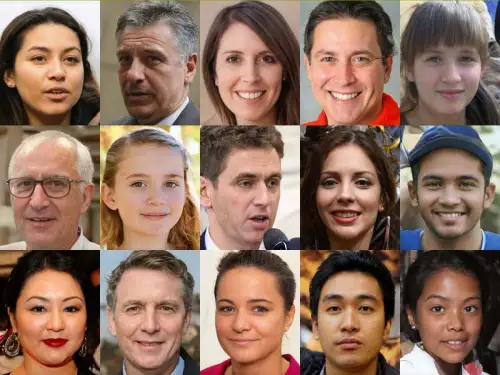
#> input picture insan.webp, 500 x 375 px
$ python 'sayım.py'
#> lines starting #> are read from the running program, lines starting #| are printed output that depends on the picture; after the words box and inside, x2 and y2 are one past the last pixel; in counts of white or black regions, pixels touching at a corner belong together
import numpy as np
import cv2
face_cascade = cv2.CascadeClassifier('haarcascade_frontalface_default.xml')
image = cv2.imread('insan.webp')
#> image is the input picture: shape (375, 500, 3); mean B, G, R 95, 111.1, 141.1
grayImage = cv2.cvtColor(image, cv2.COLOR_BGR2GRAY)
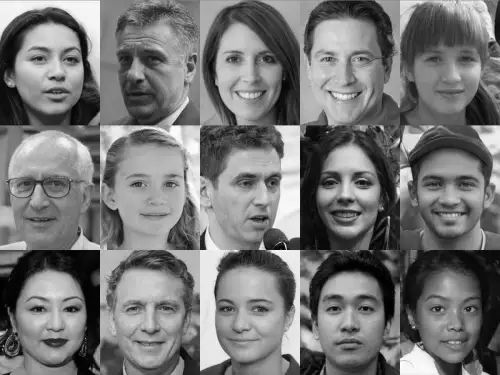
#> grayImage: shape (375, 500); min 0, max 255, mean 118.2
faces = face_cascade.detectMultiScale(grayImage)
#> faces = 15 rows, first 6: [416, 280, 75, 75], [203, 276, 82, 82], [12, 25, 84, 84], [207, 28, 83, 83], [297, 22, 93, 93], [408, 30, 83, 83]
print(type(faces))
#| <class 'numpy.ndarray'>
if len(faces) == 0:
    print("No faces found")
else:
    print(faces)
#> (printed output is left out)
    print(faces.shape)
#| (15, 4)
    print("Number of faces detected: " + str(faces.shape[0]))
#| Number of faces detected: 15
    for (x, y, w, h) in faces:
        cv2.rectangle(image, (x, y), (x + w, y + h), (0, 255, 0), 1)
#> this loop made 15 passes
#> (x, y, w, h) on passes 1 to 12: (416, 280, 75, 75), (203, 276, 82, 82), (12, 25, 84, 84), (207, 28, 83, 83), (297, 22, 93, 93), (408, 30, 83, 83), (209, 148, 89, 89), (304, 147, 86, 86), (105, 272, 91, 91), (307, 272, 87, 87), (408, 152, 83, 83), (108, 149, 90, 90)
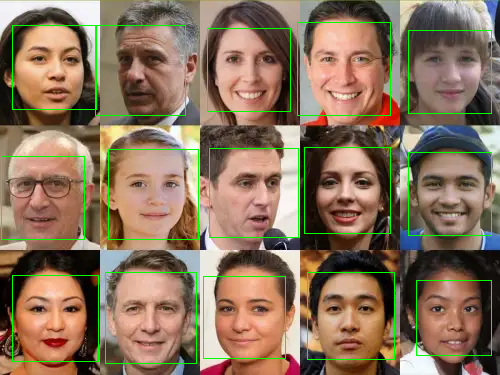
#> image: shape (375, 500, 3); 2.74% of pixels changed, all inside (x1, y1, x2, y2) = (1, 22, 492, 364)
    cv2.rectangle(image, ((0, image.shape[0] - 25)), (270, image.shape[0]), (255, 255, 255), -1)
    cv2.putText(image, "Number of faces detected: " + str(faces.shape[0]), (0, image.shape[0] - 10),
                cv2.FONT_HERSHEY_TRIPLEX, 0.5, (0, 0, 0), 1)
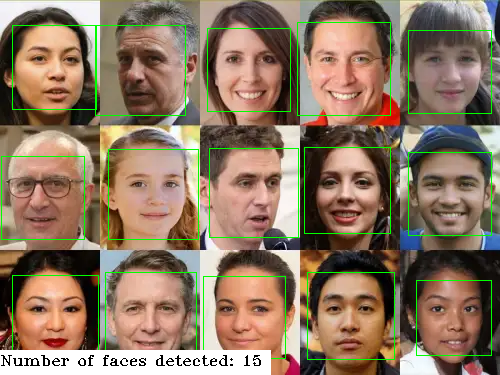
#> image: shape (375, 500, 3); mean B, G, R 98, 119.6, 140.8
    cv2.imshow('Image with faces', image)
    cv2.waitKey(0)
    cv2.destroyAllWindows()

$ run again, with people.jpg saved as insan.webp
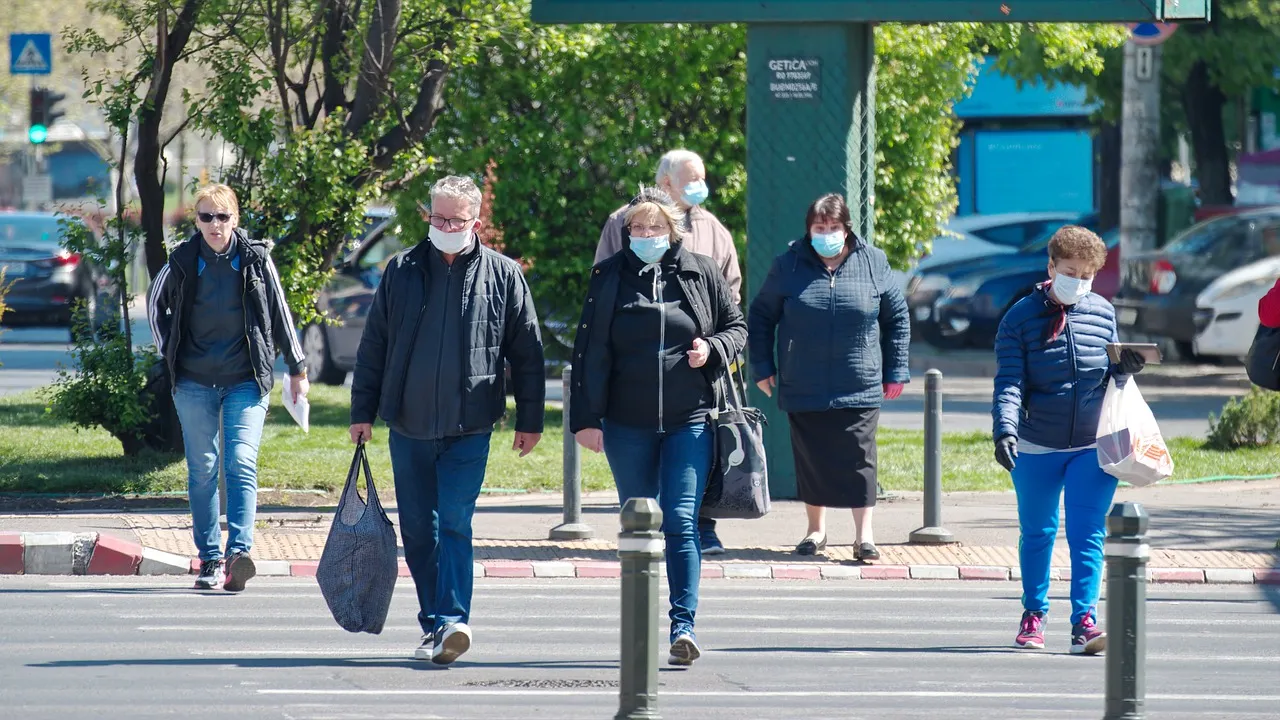
#> input picture people.jpg, 1280 x 720 px
#> image is the input picture: shape (720, 1280, 3); mean B, G, R 121.3, 122.3, 105.6
#> `grayImage = cv2.cvtColor(image, cv2.COLOR_BGR2GRAY)`:
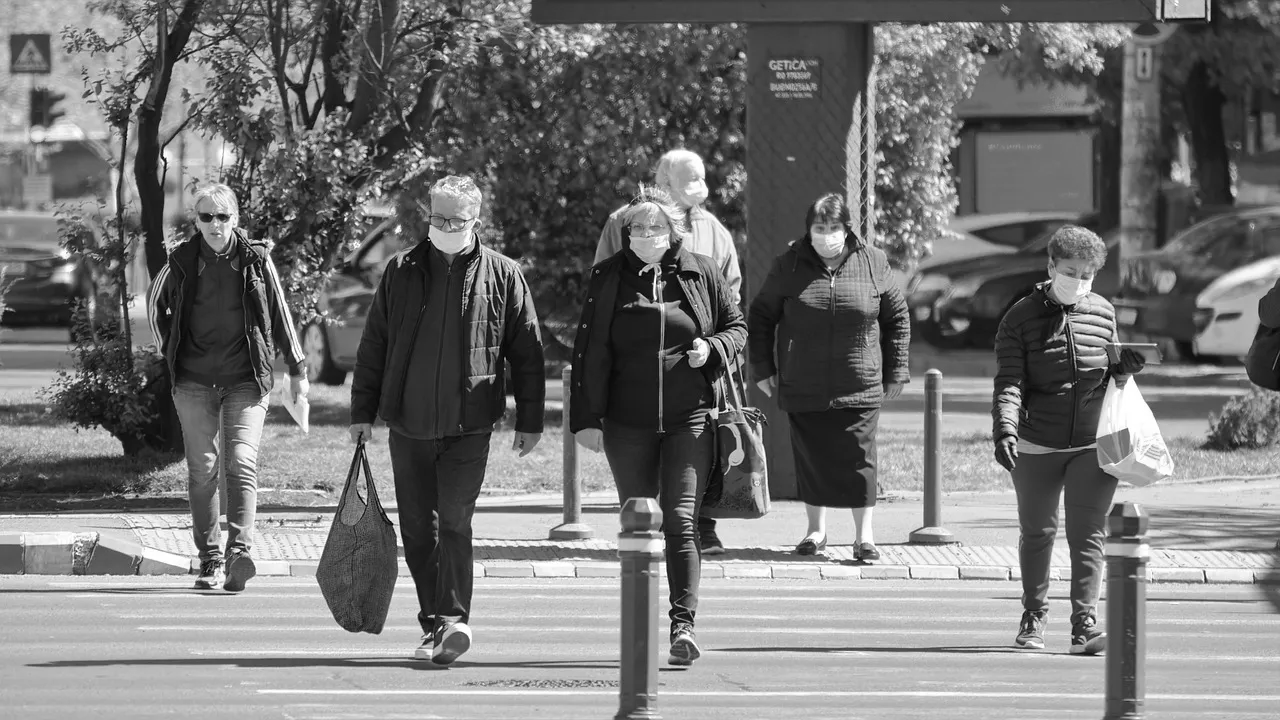
#> grayImage: shape (720, 1280); min 0, max 255, mean 117.2
#> faces = [[870, 64, 26, 26], [624, 211, 48, 48], [189, 198, 53, 53], [208, 353, 184, 184]]
#| <class 'numpy.ndarray'>
#| [[870  64  26  26]
#|  [624 211  48  48]
#|  [189 198  53  53]
#|  [208 353 184 184]]
#| (4, 4)
#| Number of faces detected: 4
#> the loop `for (x, y, w, h) in faces:` made 4 passes
#> `cv2.putText(image, "Number of faces detected: " + str(faces.shape[0]),..`:
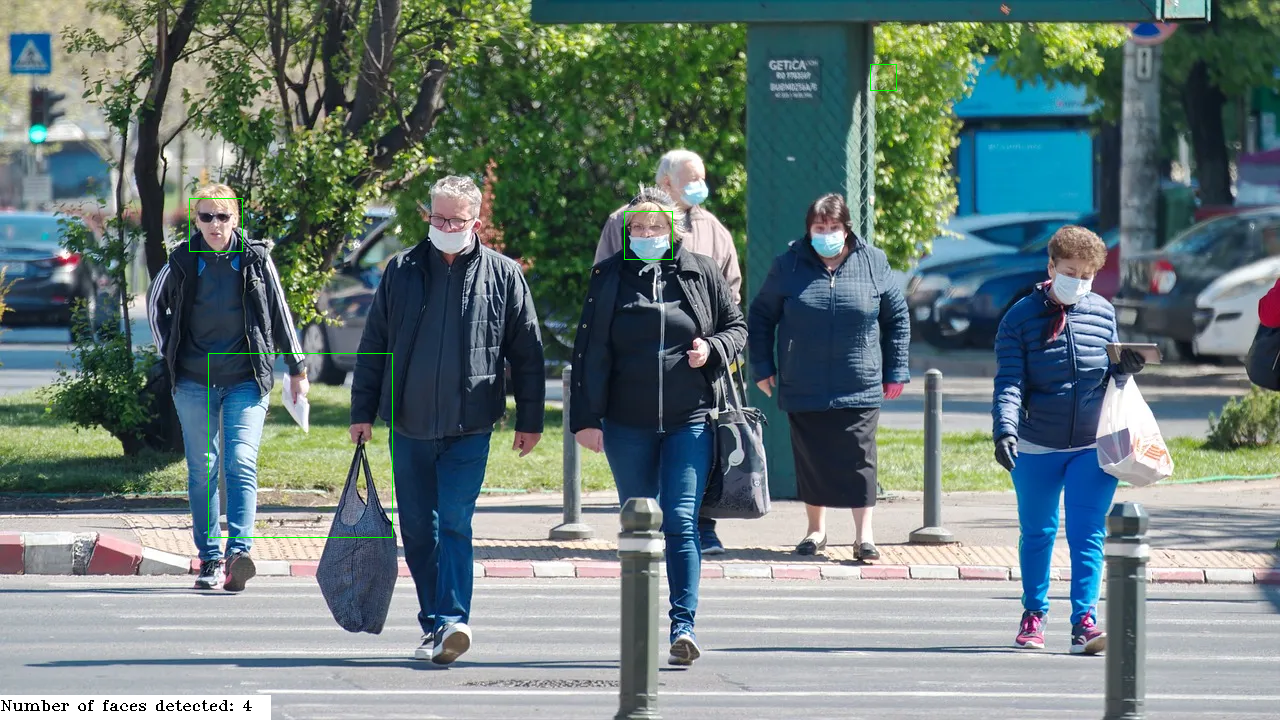
#> image: shape (720, 1280, 3); mean B, G, R 121.5, 122.8, 105.8
